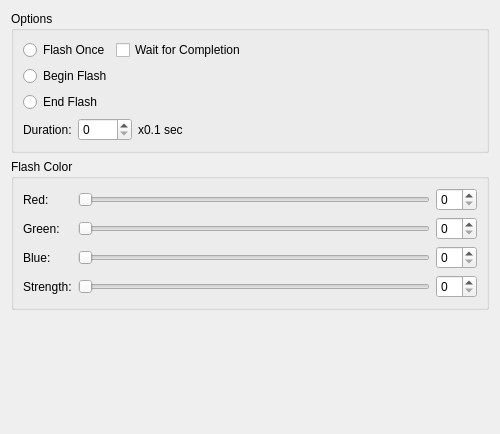
<?xml version="1.0" encoding="UTF-8"?>
<ui version="4.0">
 <class>FlashScreenWidget</class>
 <widget class="QWidget" name="FlashScreenWidget">
  <property name="geometry">
   <rect>
    <x>0</x>
    <y>0</y>
    <width>500</width>
    <height>434</height>
   </rect>
  </property>
  <layout class="QVBoxLayout" name="verticalLayout_2">
   <item>
    <widget class="QGroupBox" name="groupBox_2">
     <property name="title">
      <string>Options</string>
     </property>
     <layout class="QVBoxLayout" name="verticalLayout">
      <item>
       <layout class="QHBoxLayout" name="horizontalLayout">
        <item>
         <widget class="QRadioButton" name="radioOnce">
          <property name="text">
           <string>Flash Once</string>
          </property>
          <attribute name="buttonGroup">
           <string notr="true">groupOptions_arg6</string>
          </attribute>
         </widget>
        </item>
        <item>
         <widget class="QCheckBox" name="checkWait_arg5">
          <property name="text">
           <string>Wait for Completion</string>
          </property>
         </widget>
        </item>
        <item>
         <spacer name="horizontalSpacer">
          <property name="orientation">
           <enum>Qt::Horizontal</enum>
          </property>
          <property name="sizeHint" stdset="0">
           <size>
            <width>40</width>
            <height>20</height>
           </size>
          </property>
         </spacer>
        </item>
       </layout>
      </item>
      <item>
       <widget class="QRadioButton" name="radioBegin">
        <property name="text">
         <string>Begin Flash</string>
        </property>
        <attribute name="buttonGroup">
         <string notr="true">groupOptions_arg6</string>
        </attribute>
       </widget>
      </item>
      <item>
       <widget class="QRadioButton" name="radioEnd">
        <property name="text">
         <string>End Flash</string>
        </property>
        <attribute name="buttonGroup">
         <string notr="true">groupOptions_arg6</string>
        </attribute>
       </widget>
      </item>
      <item>
       <layout class="QHBoxLayout" name="horizontalLayout_2">
        <item>
         <widget class="QLabel" name="label_5">
          <property name="text">
           <string>Duration:</string>
          </property>
         </widget>
        </item>
        <item>
         <widget class="RpgSpinBox" name="spinTime_arg4">
          <property name="maximum">
           <number>1000</number>
          </property>
         </widget>
        </item>
        <item>
         <widget class="QLabel" name="label_6">
          <property name="text">
           <string>x0.1 sec</string>
          </property>
         </widget>
        </item>
        <item>
         <spacer name="horizontalSpacer_2">
          <property name="orientation">
           <enum>Qt::Horizontal</enum>
          </property>
          <property name="sizeHint" stdset="0">
           <size>
            <width>40</width>
            <height>20</height>
           </size>
          </property>
         </spacer>
        </item>
       </layout>
      </item>
     </layout>
    </widget>
   </item>
   <item>
    <widget class="QGroupBox" name="groupFlashColor">
     <property name="title">
      <string>Flash Color</string>
     </property>
     <layout class="QGridLayout" name="gridLayout">
      <item row="0" column="0">
       <widget class="QLabel" name="label">
        <property name="text">
         <string>Red:</string>
        </property>
       </widget>
      </item>
      <item row="0" column="1">
       <widget class="RpgSlider" name="sliderRed">
        <property name="maximum">
         <number>31</number>
        </property>
        <property name="orientation">
         <enum>Qt::Horizontal</enum>
        </property>
       </widget>
      </item>
      <item row="0" column="2">
       <widget class="RpgSpinBox" name="spinRed_arg0">
        <property name="maximum">
         <number>31</number>
        </property>
       </widget>
      </item>
      <item row="1" column="0">
       <widget class="QLabel" name="label_2">
        <property name="text">
         <string>Green:</string>
        </property>
       </widget>
      </item>
      <item row="1" column="1">
       <widget class="RpgSlider" name="sliderGreen">
        <property name="maximum">
         <number>31</number>
        </property>
        <property name="orientation">
         <enum>Qt::Horizontal</enum>
        </property>
       </widget>
      </item>
      <item row="1" column="2">
       <widget class="RpgSpinBox" name="spinGreen_arg1">
        <property name="maximum">
         <number>31</number>
        </property>
       </widget>
      </item>
      <item row="2" column="0">
       <widget class="QLabel" name="label_3">
        <property name="text">
         <string>Blue:</string>
        </property>
       </widget>
      </item>
      <item row="2" column="1">
       <widget class="RpgSlider" name="sliderBlue">
        <property name="maximum">
         <number>31</number>
        </property>
        <property name="orientation">
         <enum>Qt::Horizontal</enum>
        </property>
       </widget>
      </item>
      <item row="2" column="2">
       <widget class="RpgSpinBox" name="spinBlue_arg2">
        <property name="maximum">
         <number>31</number>
        </property>
       </widget>
      </item>
      <item row="3" column="0">
       <widget class="QLabel" name="label_4">
        <property name="text">
         <string>Strength:</string>
        </property>
       </widget>
      </item>
      <item row="3" column="1">
       <widget class="RpgSlider" name="sliderSat">
        <property name="maximum">
         <number>31</number>
        </property>
        <property name="orientation">
         <enum>Qt::Horizontal</enum>
        </property>
       </widget>
      </item>
      <item row="3" column="2">
       <widget class="RpgSpinBox" name="spinSat_arg3">
        <property name="maximum">
         <number>31</number>
        </property>
       </widget>
      </item>
     </layout>
    </widget>
   </item>
   <item>
    <spacer name="verticalSpacer_2">
     <property name="orientation">
      <enum>Qt::Vertical</enum>
     </property>
     <property name="sizeHint" stdset="0">
      <size>
       <width>20</width>
       <height>13</height>
      </size>
     </property>
    </spacer>
   </item>
  </layout>
 </widget>
 <customwidgets>
  <customwidget>
   <class>RpgSpinBox</class>
   <extends>QSpinBox</extends>
   <header>ui/common/rpg_spinbox.h</header>
  </customwidget>
  <customwidget>
   <class>RpgSlider</class>
   <extends>QSlider</extends>
   <header>ui/common/rpg_slider.h</header>
  </customwidget>
 </customwidgets>
 <resources/>
 <connections/>
 <slots>
  <slot>helpRequested()</slot>
 </slots>
 <buttongroups>
  <buttongroup name="groupOptions_arg6"/>
 </buttongroups>
</ui>
